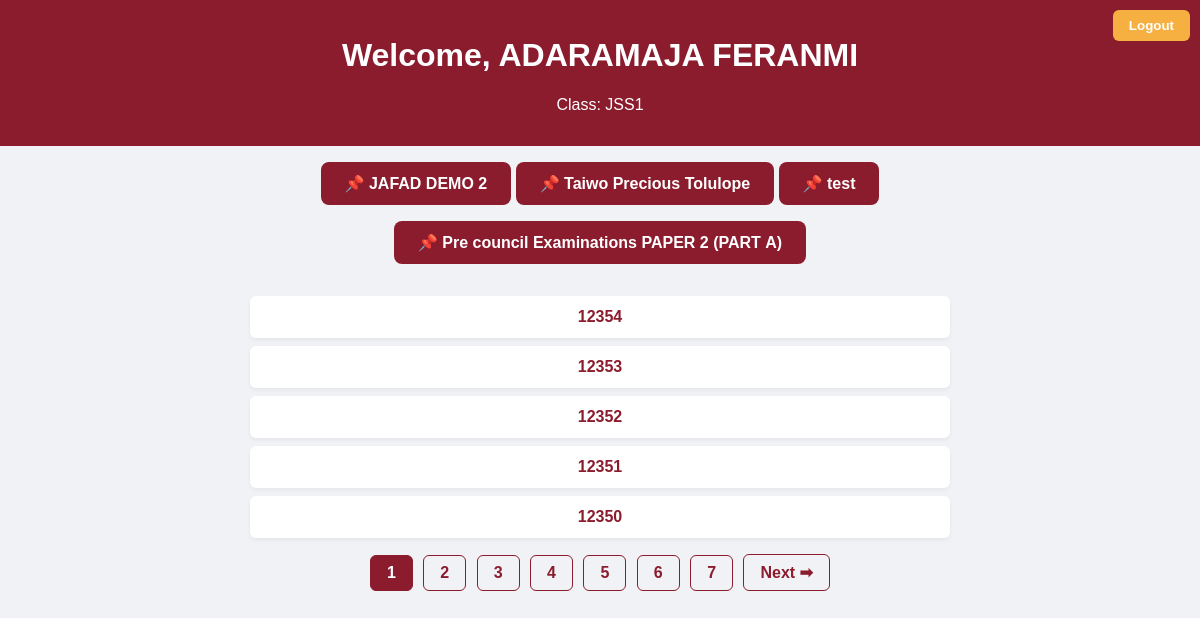
Page /student/dashboard (signed in) on the committed database.
### tables this page shows
CREATE TABLE students (
            id INTEGER PRIMARY KEY AUTOINCREMENT,
            name TEXT NOT NULL,
            admission_number TEXT UNIQUE NOT NULL,
            class_name TEXT NOT NULL
        );

CREATE TABLE links (
            id INTEGER PRIMARY KEY AUTOINCREMENT,
            name TEXT NOT NULL,
            url TEXT NOT NULL,
            class_name TEXT NOT NULL,
            is_active INTEGER DEFAULT 0
        );

### main.py (the view)
@app.get("/student/dashboard", response_class=HTMLResponse)
def student_dashboard(request: Request, link_page: int = 1):
    student_id = request.session.get("student_id")
    if not student_id:
        return RedirectResponse("/", status_code=303)
    conn = get_db_connection()
    student = conn.execute("SELECT * FROM students WHERE id = ?", (student_id,)).fetchone()
    if not student:
        conn.close()
        request.session.clear()
        return RedirectResponse("/", status_code=303)
    all_links = conn.execute(
        "SELECT * FROM links WHERE class_name = ? ORDER BY id DESC",
        (student["class_name"],)
    ).fetchall()
    conn.close()
    active_links = [l for l in all_links if l["is_active"] == 1]
    inactive_links = [l for l in all_links if l["is_active"] == 0]
    per_page = 5
    total_pages = max(1, (len(inactive_links) + per_page - 1) // per_page)
    link_page = max(1, min(link_page, total_pages))
    start = (link_page - 1) * per_page
    end = start + per_page
    paginated_links = inactive_links[start:end]
    return templates.TemplateResponse(
        "student_dashboard.html",
        {
            "request": request,
            "student": student,
            "active_links": active_links,
            "links": paginated_links,
            "link_page": link_page,
            "total_pages": total_pages
        }
    )

### templates/student_dashboard.html (shortened to what this page needs)
<!DOCTYPE html>
<html>
<head>
</head>
<body>
<div class="header">
    <h1>Welcome, {{ student['name'] }}</h1>
    <p>Class: {{ student['class_name'] }}</p>
    <form method="get" action="/logout">
        <button type="submit" class="logout-btn">Logout</button>
    </form>
</div>
<div class="container">
    {% set active_links = active_links or [] %}
    {% set links = links or [] %}
    {% set link_page = link_page or 1 %}
    {% set total_pages = total_pages or 1 %}
    {% if active_links|length > 0 %}
        <div style="text-align:center;">
            {% for link in active_links %}
                <a href="{{ link['url'] }}" target="_blank" class="active-link-btn">
                    📌 {{ link['name'] }}
                </a>
            {% endfor %}
        </div>
    {% else %}
        <div class="msg">No active form links currently assigned by your admin.</div>
    {% endif %}
    {% if links|length > 0 %}
        <ul>
            {% for link in links %}
                {% if active_links is not defined or link['id'] not in active_links|map(attribute='id') %}
                    <li>{{ link['name'] }}</li>
                {% endif %}
            {% endfor %}
        </ul>
    {% else %}
        <div class="msg">No subjects available at the moment. Please check back later.</div>
    {% endif %}
    {% if total_pages > 1 %}
        <div class="pagination">
            {% for i in range(1, total_pages + 1) %}
                {% if i == link_page %}
                    <span class="active-page">{{ i }}</span>
                {% else %}
                    <a href="?page={{ i }}">{{ i }}</a>
                {% endif %}
            {% endfor %}
            {% if link_page < total_pages %}
                <a href="?page={{ link_page + 1 }}">Next ➡</a>
            {% endif %}
        </div>
    {% endif %}
</div>
</body>
</html>

### templates/student_dashboard.html (style rules this page uses)
body { font-family: Arial, sans-serif; margin: 0; background: #f0f2f5; color: #333; }
ul { list-style: none; padding: 0; margin-top: 1rem; }
li { background: white; margin-bottom: 0.5rem; padding: 0.75rem; border-radius: 6px; box-shadow: 0 2px 4px rgba(0,0,0,0.05); transition: transform 0.2s; text-align: center; font-weight: bold; color: #8B1C2E; }
.header { background: #8B1C2E; color: white; text-align: center; padding: 1rem; position: relative; }
.container { max-width: 700px; margin: auto; padding: 1rem; }
.active-link-btn { display: inline-block; background-color: #8B1C2E; color: white; padding: 0.75rem 1.5rem; border: none; border-radius: 8px; font-size: 1rem; font-weight: bold; cursor: pointer; text-align: center; text-decoration: none; margin-bottom: 1rem; transition: background 0.3s, transform 0.2s; }
.logout-btn { position: absolute; right: 10px; top: 10px; background: #f5b041; color: white; border: none; border-radius: 6px; padding: 0.5rem 1rem; font-weight: bold; cursor: pointer; transition: background 0.3s, transform 0.2s; }
.pagination { text-align: center; margin-top: 1rem; }
.pagination a, .pagination span { display: inline-block; padding: 0.5rem 1rem; margin: 0 3px; border: 1px solid #8B1C2E; border-radius: 6px; text-decoration: none; color: #8B1C2E; font-weight: bold; transition: all 0.2s; }
.pagination .active-page { background: #8B1C2E; color: white; }

### rows in the picture
students: name "ADARAMAJA FERANMI", class_name "JSS1"
links: name "JAFAD DEMO 2"
links: name "Taiwo Precious Tolulope"
links: name "test"
links: name "Pre council Examinations PAPER 2 (PART A)"
links: name "12354"
links: name "12353"
links: name "12352"
links: name "12351"
links: name "12350"

### other values in the picture
{{ i }} "1"
{{ i }} "2" "3" "4" "5" "6" "7"
